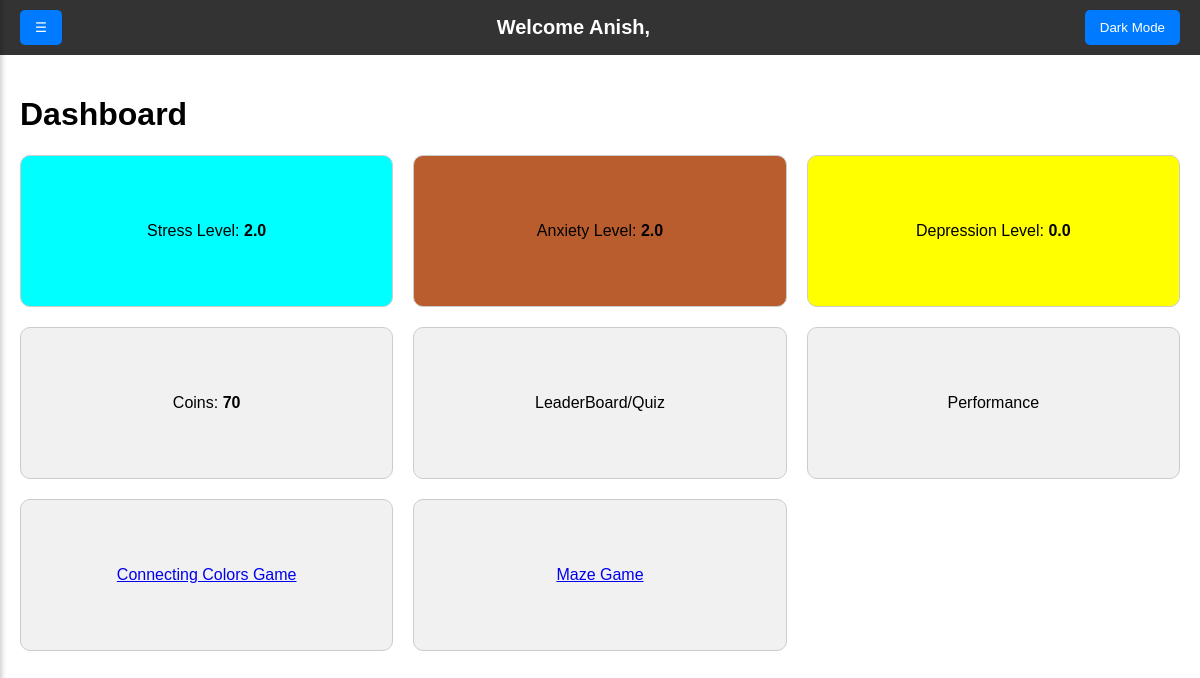
The page /dashboard/ (signed in) on the database as committed earlier.
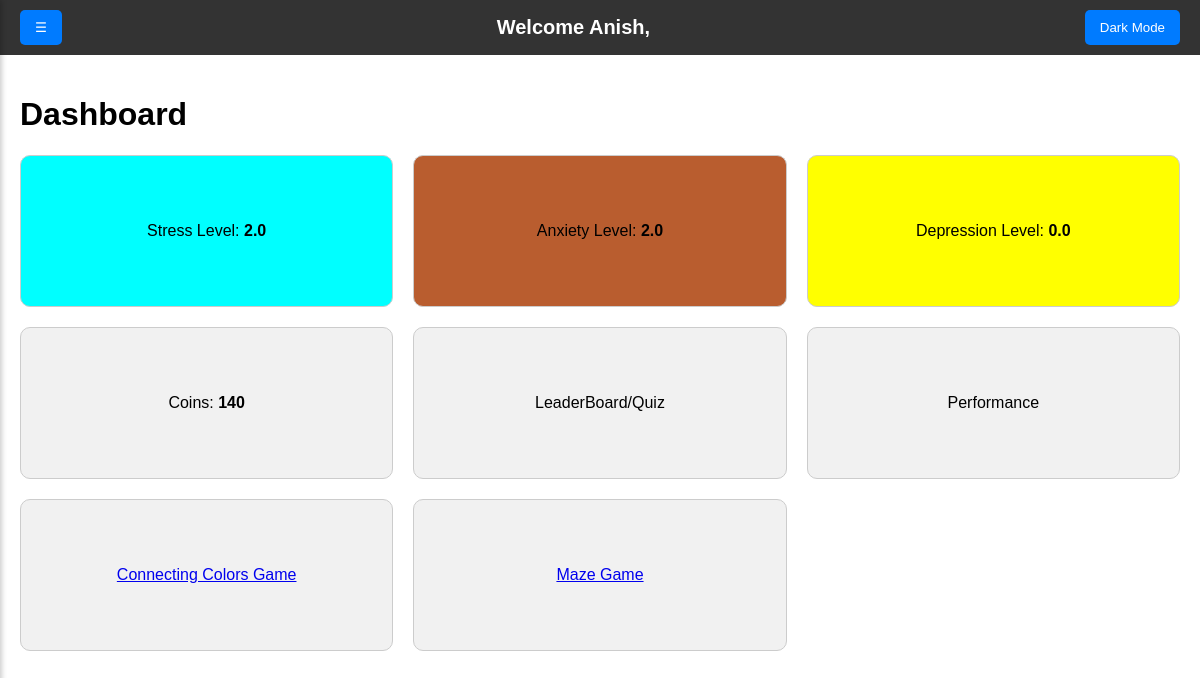
The same page on the database as committed later.
### users/models.py (models this page shows)
class Profile(models.Model):
    user = models.OneToOneField(User, on_delete=models.CASCADE)
    coins = models.IntegerField(default=0)
    stress_level = models.FloatField(default=0.0)
    anxiety_level = models.FloatField(default=0.0)
    depression_level = models.FloatField(default=0.0)

### users/views.py (the view)
# urls.py: path("dashboard/", views.dashboard_view, name="dashboard"),
@login_required
def dashboard_view(request):
    try:
        profile = Profile.objects.get(user=request.user)  # Access the Profile object
    except Profile.DoesNotExist:
        profile = None  # Handle case where profile does not exist
    return render(request, "users/dashboard.html", {
        "Profile": profile
    })

### users/templates/users/dashboard.html (shortened to what this page needs)
<!DOCTYPE html>
<html lang="en">
<head>
  {% load static %}
</head>
<body>
  <nav class="navbar">
    <div class="navbar-left">
      <button id="toggle-btn" class="toggle-btn">☰</button>
    </div>
    <div class="navbar-center">
      Welcome Anish,
    </div>
    <div class="navbar-right">
      <button id="theme-toggle" class="toggle-btn">Dark Mode</button>
    </div>
  </nav>
  <div id="content" class="content">
    <h1>Dashboard</h1>
    <div class="dashboard">
      <div class="row-box" style="background-color: aqua;">
        <p>Stress Level: <strong>{{ Profile.stress_level }}</strong></p>
      </div>
      <div class="row-box" style="background-color: rgb(185, 93, 47);">
        <p>Anxiety Level: <strong>{{ Profile.anxiety_level }}</strong></p>
      </div>
      <div class="row-box" style="background-color: yellow;">
        <p>Depression Level: <strong>{{ Profile.depression_level }}</strong></p>
      </div>
      <div class="row-box">
        <p>Coins: <strong>{{ Profile.coins }}</strong></p>
      </div>
      <div class="row-box">LeaderBoard/Quiz</div>
      <div class="row-box">Performance</div>
      <div class="row-box"><a href="/game1"> Connecting Colors Game</a></div>
      <div class="row-box"><a href="/game2"> Maze Game</a></div>
    </div>
  </div>
</body>
</html>

Rows that differ between the two databases and show on the page:
changed Profile: coins "70" → "140"
